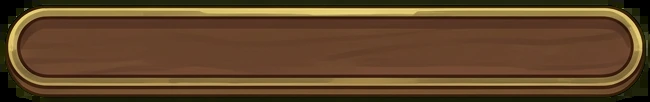
#> input picture assets/v2/common/ui/ui.bar.track.webp, 650 x 102 px, given in place of 00.png, which was not available
$ python build_t2.py   (older library calls are emulated)
#> lines starting #> are read from the running program, lines starting #| are printed output that depends on the picture; after the words box and inside, x2 and y2 are one past the last pixel; in counts of white or black regions, pixels touching at a corner belong together; pictures that were not available may be replaced by others from this repository, and a replacement may not be noted
### art-src/tools/artlib.py
"""Forkwood 2.0 art pipeline library (shared by backdrop + sprite builders).
All functions are deterministic given a seed. Images: float32 BGR(A) in 0..1 unless noted."""
import cv2, numpy as np, os, io
from PIL import Image

ROOT = os.path.abspath(os.path.join(os.path.dirname(__file__), '..', '..'))
RAW = os.path.join(ROOT, 'art-src', 'raw')
OUT = os.path.join(ROOT, 'assets', 'v2')

def rd(path, alpha=False):
    im = cv2.imread(path, cv2.IMREAD_UNCHANGED)
    if im.ndim == 2: im = cv2.cvtColor(im, cv2.COLOR_GRAY2BGR)
    if alpha and im.shape[2] == 3: im = np.dstack([im, np.full(im.shape[:2], 255, np.uint8)])
    if not alpha and im.shape[2] == 4: im = im[..., :3]
    return im.astype(np.float32) / 255.

# ---------------------------------------------------------------- noise / texture
# [57 lines left out: functions noise, bump, medium_texture, not called in this run]

MEDIUM = {'meadow': 'gouache', 'starry': 'impasto', 'fresco': 'plaster', 'ukiyo': 'washi', 'lilies': 'canvas', 'gilded': 'gold', 'lacquer': 'lacquer'}

# [16 lines left out: functions lane_mask, calm_lane, not called in this run]

def grain(img, amt, rng):
    g = rng.standard_normal(img.shape[:2]).astype(np.float32) * amt / 255
    out = img.copy(); out[..., :3] = np.clip(img[..., :3] + g[..., None], 0, 1); return out

def unsharp(img, sigma=1.0, amt=0.35):
    b = cv2.GaussianBlur(img, (0, 0), sigma); return np.clip(img + (img - b) * amt, 0, 1)

# [28 lines left out: functions cover, despill, clean_islands, not called in this run]

def bleed(rgba, iters=6):
    """Fill RGB under fully transparent pixels with nearby opaque colour (no dark halos when filtered)."""
    out = rgba.copy(); a = (rgba[..., 3] > 0.5).astype(np.float32); c = rgba[..., :3] * a[..., None]; wsum = a.copy()
    for _ in range(iters):
        c = cv2.blur(c, (3, 3)) * 9; wsum = cv2.blur(wsum, (3, 3)) * 9
        c2 = c / np.maximum(wsum, 1e-6)[..., None]
        holes = rgba[..., 3] <= 0.5
        out[..., :3] = np.where(holes[..., None] & (wsum[..., None] > 0), c2, out[..., :3])
        c = out[..., :3] * (wsum > 0)[..., None]; wsum = (wsum > 0).astype(np.float32)
    return out

def tidy(rgba, min_area=24):
    return bleed(clean_islands(despill(rgba), min_area))

# ---------------------------------------------------------------- seamless tiling
# [8 lines left out: function seam_y, not called in this run]

def seam_x(img, overlap):
    return np.transpose(seam_y(np.transpose(img, (1, 0, 2)), overlap), (1, 0, 2))

# ---------------------------------------------------------------- encode
def to_u8(img): return (np.clip(img, 0, 1) * 255 + 0.5).astype(np.uint8)

def pil(img):
    u = to_u8(img)
    if u.shape[2] == 4: return Image.fromarray(cv2.cvtColor(u, cv2.COLOR_BGRA2RGBA))
    return Image.fromarray(cv2.cvtColor(u, cv2.COLOR_BGR2RGB))

# [4 lines left out: function save_webp, not called in this run]

def save_avif(img, path, q=55):
    p = pil(img); p.save(path, 'AVIF', quality=q, speed=6); return os.path.getsize(path)

# [15 lines left out: functions fit_webp, fit_avif, not called in this run]

### art-src/tools/build_sprites.py
"""Build sprite atlases + registry entries + QA from sliced generated sheets.
python3 build_sprites.py traps|common|bosses|vines|ui|all"""
import sys, os, json, cv2, numpy as np
sys.path.insert(0, os.path.dirname(__file__)); sys.path.insert(0, os.path.join(os.path.dirname(__file__), '..'))
from artlib import *
import sprites as S

SL = os.path.join(ROOT, 'art-src', 'tmp', 'slices')
WARN = np.array([42, 90, 255], np.float32) / 255  # BGR of #FF5A2A danger red-orange
PAD = 10

# [11 lines left out: function fill_holes, not called in this run]

def load(ref, ex):
    im = rd(os.path.join(SL, ref + '.png'), alpha=True)
    if ex.get('fill') or ref in S.FILL: im = fill_holes(im)
    if ex.get('glow'):
        soft = im[..., 3] < 0.97; mx = np.maximum(im[..., 0], im[..., 2])
        im[..., 1] = np.where(soft, np.minimum(im[..., 1], im[..., 2] * 0.78), im[..., 1])  # BGR: in soft glow keep g <= 0.78 r (warm, never olive)
    return im

def trim(im):
    ys, xs = np.where(im[..., 3] > 0.02)
    if not len(xs): return im
    return im[ys.min():ys.max() + 1, xs.min():xs.max() + 1]

def frames_for(srcs, maxpx, ex):
    fr = [trim(load(s, ex)) for s in srcs]
#> in rd, im is the input picture: shape (102, 650, 4); mean B, G, R, A 40.5, 69, 96, 226
#> in trim, `return im[ys.min():ys.max() + 1, xs.min():xs.max() + 1]`:
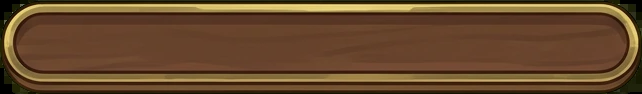
#> returned value: shape (94, 642, 4) float32; mean of channels 0, 1, 2, 3 0.171, 0.286, 0.404, 0.974; drawn as B, G, R
#> fr = 1 item
    big = max(max(f.shape[:2]) for f in fr)
#> big = 642
    sc = min(1.0, maxpx / big)
#> sc = 0.274
    out = []
    for f in fr:
        f = cv2.resize(f, (max(1, round(f.shape[1] * sc)), max(1, round(f.shape[0] * sc))), interpolation=cv2.INTER_AREA) if sc < 1 else f
        out.append(f)
#> this loop made 1 pass
#> after the loop, out = 1 item
    W = max(f.shape[1] for f in out) + 2 * PAD; H = max(f.shape[0] for f in out) + 2 * PAD
#> after `W = max((f.shape[1] for f in out)) + 2 * PAD`: W = 196
#> after `H = max((f.shape[0] for f in out)) + 2 * PAD`: H = 46
    res = []
    for f in out:  # centre-align (bbox centre); flaps keep body roughly fixed
        c = np.zeros((H, W, 4), np.float32); y = (H - f.shape[0]) // 2; x = (W - f.shape[1]) // 2
        c[y:y + f.shape[0], x:x + f.shape[1]] = f; res.append(c)
#> this loop made 1 pass
#> (y, x) on pass 1: (10, 10)
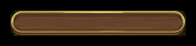
#> c: shape (46, 196, 4) float32; mean of channels 0, 1, 2, 3 0.0868, 0.145, 0.205, 0.494; drawn as B, G, R
#> after the loop, res = 1 item
    return res, sc

def warn_variant(f):
    a = f[..., 3]; k = cv2.getStructuringElement(cv2.MORPH_ELLIPSE, (7, 7))
    g = cv2.GaussianBlur(cv2.dilate(a, k), (0, 0), 2.2) * 0.9
    base = np.zeros_like(f); base[..., :3] = WARN; base[..., 3] = g
    sa = f[..., 3:4]; da = base[..., 3:4]; oa = sa + da * (1 - sa)
    out = np.zeros_like(f); out[..., :3] = (f[..., :3] * sa + base[..., :3] * da * (1 - sa)) / np.maximum(oa, 1e-6); out[..., 3:4] = oa
    return out

# ---------------------------------------------------------------- QA
def qa(f, maxpx):
    a = f[..., 3]; r = {}
    edge = (a > 0.02) & (a < 0.98)
    opaque = (a >= 0.98).astype(np.uint8)
    lum0 = cv2.cvtColor(np.ascontiguousarray(f[..., :3]), cv2.COLOR_BGR2GRAY)
    lo = np.where(opaque > 0, lum0, 0).astype(np.float32); nmax = cv2.dilate(lo, np.ones((5, 5), np.uint8))
    if edge.sum():
        r['A1_halo'] = round(float(((lum0 - nmax) > 0.15)[edge & (nmax > 0)].mean()), 4)  # light fringe brighter than any nearby opaque pixel
        bgr = (f[..., :3] * 255)[edge]
        r['A2_spill'] = round(float(((bgr[:, 1] > bgr[:, 2] + 40) & (bgr[:, 1] > bgr[:, 0] + 40)).mean()), 4)
    else: r['A1_halo'] = r['A2_spill'] = 0.0
    n, lab, st, _ = cv2.connectedComponentsWithStats((a > 0.03).astype(np.uint8), 8)
    r['A3_islands'] = int(sum(1 for i in range(1, n) if st[i, cv2.CC_STAT_AREA] < 6))
    ys, xs = np.where(a > 0.02)
    r['A6_pad'] = int(min(ys.min(), xs.min(), f.shape[0] - 1 - ys.max(), f.shape[1] - 1 - xs.max())) if len(xs) else 0
    one = cv2.resize(f, (max(1, f.shape[1] // 2), max(1, f.shape[0] // 2)), interpolation=cv2.INTER_AREA)
    lum = cv2.cvtColor(np.ascontiguousarray(one[..., :3] * one[..., 3:4]), cv2.COLOR_BGR2GRAY)
    r['A7_sharp1x'] = round(float(cv2.Laplacian(lum, cv2.CV_32F).var()), 4)
    sil = (one[..., 3] > 0.5).astype(np.uint8); ring = sil - cv2.erode(sil, np.ones((3, 3), np.uint8))
    l1 = cv2.cvtColor(np.ascontiguousarray(one[..., :3]), cv2.COLOR_BGR2GRAY)
    r['A4_inkring'] = round(float((l1[ring > 0] < 0.33).mean()), 3) if ring.sum() else 0
    return r

def centroid(f):
    a = f[..., 3]; s = a.sum(); ys, xs = np.mgrid[0:a.shape[0], 0:a.shape[1]]
    return ((xs * a).sum() / s, (ys * a).sum() / s)

# ---------------------------------------------------------------- atlas
def pack(items, maxw=2048):
    """items: list of (key, img). Shelf pack; returns (atlas, rects dict)."""
    items = sorted(items, key=lambda t: -t[1].shape[0])
    for W in (256, 512, 1024, 2048):
        if max(i[1].shape[1] for i in items) > W: continue
        x = y = sh = 0; rects = {}; ok = True
        for k, im in items:
            h, w = im.shape[:2]
            if x + w > W: x = 0; y += sh; sh = 0
            rects[k] = (x, y, w, h); x += w; sh = max(sh, h)
        H = y + sh
        if H <= 2048 and (H <= W * 2 or W == 2048): break
    H = (H + 3) // 4 * 4
    at = np.zeros((H, W, 4), np.float32)
    for k, im in items:
        x, y, w, h = rects[k]; at[y:y + h, x:x + w] = im
    return at, rects

REG = []; QA = []
def emit(atlas_id, world, groups, sub):
    """groups: list of dict(id, frames[list img], type, fps, anchor, notes, mech, extra)"""
    items = []
    for g in groups:
        for i, f in enumerate(g['frames']): items.append((f"{g['id']}#{i}", f))
    at, rects = pack(items)
    d = os.path.join(OUT, sub); os.makedirs(d, exist_ok=True)
    fn = f'{atlas_id}.webp'; p = os.path.join(d, fn)
    pil(bleed(at, 4)).save(p, 'WEBP', quality=84, alpha_quality=95, method=6)
    size = os.path.getsize(p)
    for g in g_iter(groups):
        rs = [list(rects[f"{g['id']}#{i}"]) for i in range(len(g['frames']))]
        e = dict(id=g['id'], file=f'{sub}/{fn}', type=g.get('type', 'sprite'), world=world, frames=len(rs), fps=g.get('fps', 0),
                 w=rs[0][2], h=rs[0][3], anchor=g.get('anchor', [0.5, 0.5]), atlas=atlas_id, rects=rs, scale='@2x (draw at w/2 x h/2 CSS px)')
        for k in ('mech', 'notes', 'anim', 'warnFrames', 'slice9', 'tile'):
            if g.get(k) is not None: e[k] = g[k]
        REG.append(e)
        nq = g['warnFrames'][0] if g.get('warnFrames') else len(g['frames'])
        q = [qa(f, 0) for f in g['frames'][:nq]]
        worst = {k: max(x[k] for x in q) if k not in ('A6_pad', 'A7_sharp1x', 'A4_inkring') else min(x[k] for x in q) for k in q[0]}
        if len(g['frames']) > 1 and g.get('fps'):
            cs = [centroid(cv2.resize(f, (f.shape[1] // 2, f.shape[0] // 2))) for f in g['frames'][:nq]]
            worst['A8_drift1x'] = round(max(np.hypot(c[0] - cs[0][0], c[1] - cs[0][1]) for c in cs), 2)
        QA.append(dict(id=g['id'], atlas=atlas_id, **worst))
    QA.append(dict(id=f'ATLAS {atlas_id}', atlas=atlas_id, A9_bytesRGBA=at.shape[0] * at.shape[1] * 4, file_bytes=size, dims=f'{at.shape[1]}x{at.shape[0]}'))
    print(atlas_id, at.shape[1], at.shape[0], size, flush=True)

def g_iter(groups): return groups

# [67 lines left out: functions build_traps, build_common, build_bosses, stem_strip, build_vines, slice9 and 1 more, not called in this run]

# [6 lines that do not run on import are left out]

### art-src/tools/build_t2.py
"""V2-INT: atlases for the MECH trap ids ART had not drawn (+ redesigned meadow seesaw bough-bridge, readable lacquer
mosquito net). Sources: art-src/raw/trap2-<world>.png (generate_image, prompts in PROMPTS-V2.md §V2-INT) sliced by
slice_t2.py. Output: assets/v2/<world>/<world>.traps2.webp + registry entries (art-src/reg/traps2.json), merged
into assets/v2/registry.json (replacing ids that already exist). python3 build_t2.py"""
import sys, os, json, numpy as np
sys.path.insert(0, os.path.dirname(__file__)); sys.path.insert(0, os.path.join(os.path.dirname(__file__), '..'))
import build_sprites as B
from artlib import ROOT, OUT
T2 = {
 'meadow': [('meadow.trap.dewweb', '00', 176, 'web', 'dew orb web; tear = split along threads'), ('meadow.trap.squirrel', '01', 160, 'cone', 'throws an acorn at the locked circle'),
            ('meadow.trap.seesaw', '02', 320, 'seesaw', 'fallen branch rope bridge (replaces the off-theme railway crossing); drawn stretched over the solid span')],
 'starry': [('starry.trap.swallows', '02', 176, 'bats', 'swooping swallow'), ('starry.trap.fallingstar', '00', 160, 'icicle', 'haloed impasto star falling (tail up)')],
 'fresco': [('fresco.trap.censer', '00', 176, 'pendulum', 'swinging thurible'), ('fresco.trap.belfrybats', '01', 176, 'bats', 'belfry bat')],
 'ukiyo': [('ukiyo.trap.pinebough', '00', 320, 'seesaw', 'pine bough'), ('ukiyo.trap.oarsweep', '01', 300, 'pecker', 'sweeping oar (tiled along the span)'), ('ukiyo.trap.rocks', '02', 260, 'jaws', 'closing sea rocks')],
 'lilies': [('lilies.trap.reedweb', '00', 176, 'web', 'reed web'), ('lilies.trap.turtle', '01', 176, 'jaws', 'snapping turtle'), ('lilies.trap.pollen', '02', 160, 'spores', 'pollen puff (spins in code)'),
            ('lilies.trap.weeds', '04', 300, 'strangle', 'pondweed tendrils (tiled along the span)')],
 'gilded': [('gilded.trap.glare', '00', 300, 'beam', 'gold glare shaft (stretched to the beam)'), ('gilded.trap.birchbough', '01', 320, 'seesaw', 'birch bough'),
            ('gilded.trap.tendrils', '02', 300, 'strangle', 'gold spiral tendrils (tiled)'), ('gilded.trap.flakes', '03', 176, 'embers', 'gold flake cluster with ember core')],
 'lacquer': [('lacquer.trap.mosquitonet', '00', 230, 'web', 'mosquito net in a lacquer bamboo frame (readable mesh)'), ('lacquer.trap.lanternswing', '01', 176, 'pendulum', 'swinging paper lantern'),
             ('lacquer.trap.firecracker', '02', 160, 'cone', 'firecracker string'), ('lacquer.trap.screen', '03', 260, 'candy', 'folding screen panel (drawn on both sides of the candy box)')],
}
def despill(f):
    b, g, r = f[..., 0], f[..., 1], f[..., 2]; mx = np.maximum(b, r) + 0.04
    f[..., 1] = np.where(g > mx, mx, g); return f
reg = []
for w, lst in T2.items():
    groups = []
    for id_, src, mx, mech, note in lst:
        fr, sc = B.frames_for([f'trap2-{w}/{src}'], mx, {})
#> fr = 1 item; sc = 0.274
        fr = [despill(f) for f in fr]
        groups.append(dict(id=id_, frames=fr + [B.warn_variant(fr[0])], fps=0, anchor=[0.5, 0.5], mech=mech, anim='still; frames 0..0 normal, frame 1 = frame 0 with baked red-orange (#FF5A2A) warn glow (cross-fade it in over the telegraph)', warnFrames=[1], notes=note))
#> in warn_variant, `base[..., 3] = g`:
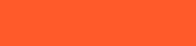
#> base: shape (46, 196, 4) float32; mean of channels 0, 1, 2, 3 0.165, 0.353, 1, 0.562; drawn as B, G, R
    n0 = len(B.REG); B.emit(f'{w}.traps2', w, groups, w); reg += B.REG[n0:]
#> in emit, `pil(bleed(at, 4)).save(p, 'WEBP', quality=84, alpha_quality=95, method..`:
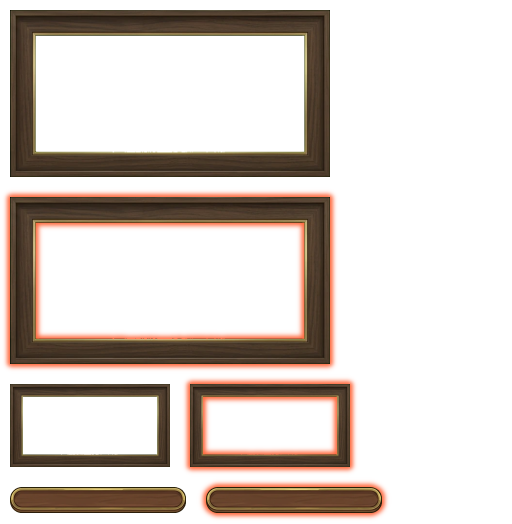
#> saved as meadow.traps2.webp: PIL image 512x524 RGBA; mean R, G, B, A 54.1, 29.4, 17.3, 69.2; transparent parts drawn white
#> the loop in emit, `for g in g_iter(groups):` made 3 passes
#> pass 1, in qa, `edge = (a > 0.02) & (a < 0.98)`:
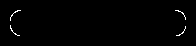
#> edge: shape (46, 196) bool; 0.75% white in thin lines or dots, all inside (x1, y1, x2, y2) = (10, 10, 186, 36)
#> pass 1, in qa, `opaque = (a >= 0.98).astype(np.uint8)`:
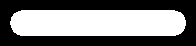
#> opaque: shape (46, 196); values 0 (black) and 1 (white), 49% white; 1 white region, box (x1, y1, x2, y2) and area: (10, 10, 186, 36) 4421
#> after the loop in emit, `for g in g_iter(groups):`:
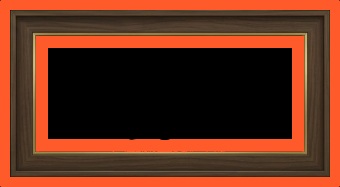
#> f: shape (187, 340, 4) float32; mean of channels 0, 1, 2, 3 0.109, 0.191, 0.406, 0.426; drawn as B, G, R
#> after the loop in emit, `for g in g_iter(groups):`: QA = 3 items
#> (the run stopped early here; a loop or call above may not have finished)
